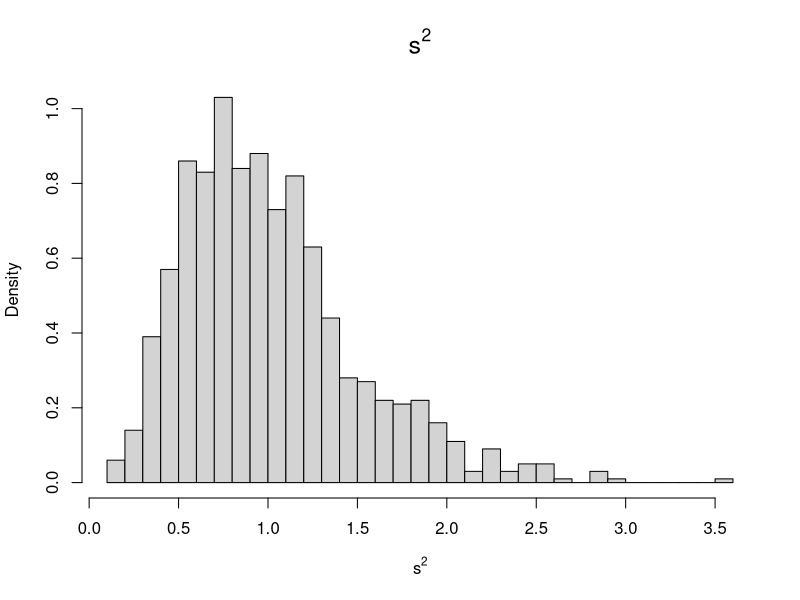
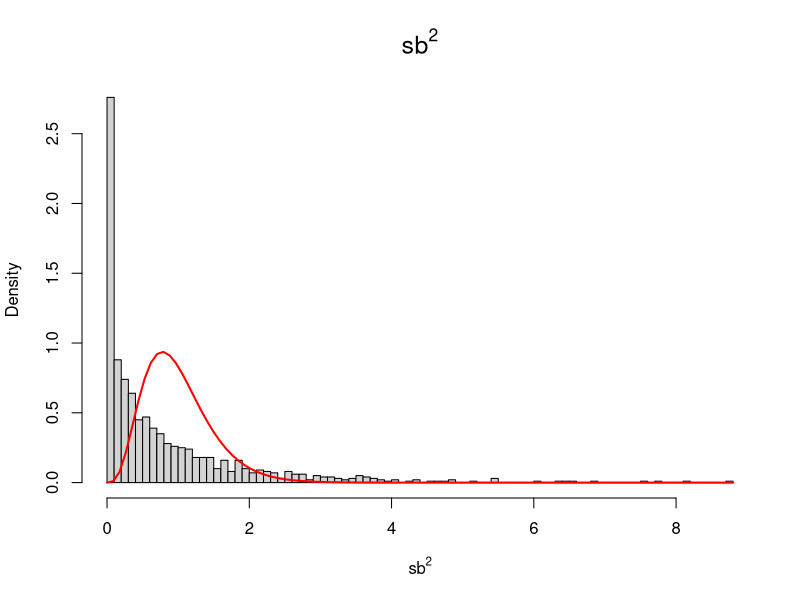

These figures' R source, in order:
library("ggplot2")

set.seed(140898)

R <- 1000
n <- 10
sigma <- 1

samples <- array(0, c(1, R, n))
for (i in 1:R){
  samples[1, i, ] <- rnorm(n, 0, 1)
}


samples_stat <- array(0, c(1, 2, R))
samples_stat[1, 1, ] <- apply(samples[1, , ], 1, mean)
samples_stat[1, 2, ] <- apply(samples[1, , ], 1, var)

store <- array(0, c(1, R))
for(i in (1:R))
{
  store[i] <- ((sum(samples[1, i, ]) - samples_stat[1, 1, i])^2)/(n)
}

# sb^2
par (mfrow=c(1,1), oma=c(0,0,0,0))


hist(samples_stat[1, 2, ], breaks= 40, probability = TRUE, 
     xlab=expression(s^2), main= bquote(s^2), cex.main=1.5)
hist(store, breaks= 80, probability = TRUE, 
     xlab=expression(sb^2), main= bquote(sb^2), cex.main=1.5)
curve(((n-1)/sigma^2) * dchisq(x * ((n-1)/sigma^2), df = n - 1),
      add = TRUE, col="red", lwd=2, main="N(0,1)")

